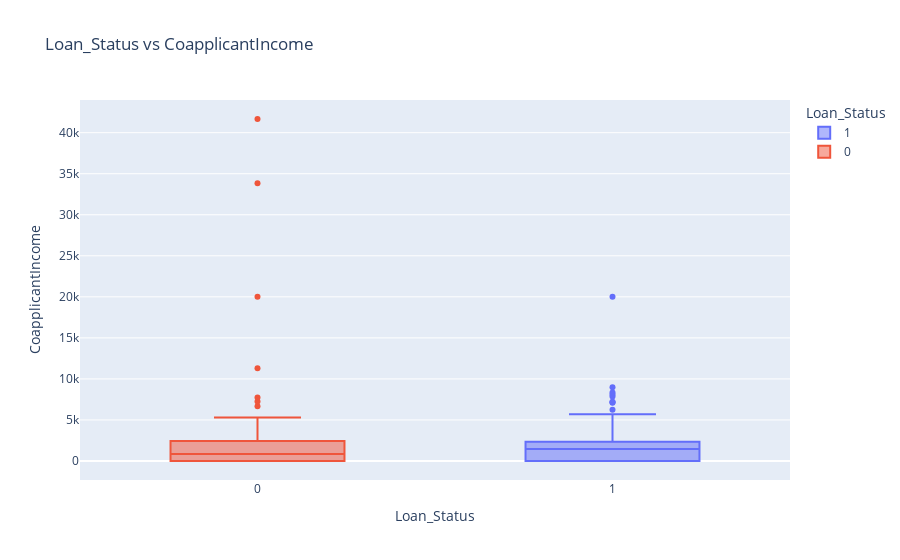

Here is the notebook cell this chart was saved with:
### Code cell
fig_coapplicant_income = px.box(data,
                                x='Loan_Status',
                                y='CoapplicantIncome',
                                color="Loan_Status",
                                title='Loan_Status vs CoapplicantIncome')
fig_coapplicant_income.show()

### Figure 1 — Plotly figure (JSON) as saved in the notebook; plotly's stock layout.template omitted (floating-point values rounded to 4 significant figures; data arrays with more than 128 entries replaced by an {"elided": "..."} marker saying what was removed)
{"data": [{"alignmentgroup": "True", "hovertemplate": "Loan_Status=%{x}<br>CoapplicantIncome=%{y}<extra></extra>", "legendgroup": "1", "marker": {"color": "#636efa"}, "name": "1", "notched": false, "offsetgroup": "1", "orientation": "v", "showlegend": true, "type": "box", "x": {"elided": "380 int values"}, "x0": " ", "xaxis": "x", "y": {"elided": "380 float values"}, "y0": " ", "yaxis": "y"}, {"alignmentgroup": "True", "hovertemplate": "Loan_Status=%{x}<br>CoapplicantIncome=%{y}<extra></extra>", "legendgroup": "0", "marker": {"color": "#EF553B"}, "name": "0", "notched": false, "offsetgroup": "0", "orientation": "v", "showlegend": true, "type": "box", "x": {"elided": "170 int values"}, "x0": " ", "xaxis": "x", "y": {"elided": "170 int values"}, "y0": " ", "yaxis": "y"}], "layout": {"boxmode": "overlay", "legend": {"title": {"text": "Loan_Status"}, "tracegroupgap": 0}, "title": {"text": "Loan_Status vs CoapplicantIncome"}, "xaxis": {"anchor": "y", "categoryarray": [1, 0], "categoryorder": "array", "domain": [0, 1], "title": {"text": "Loan_Status"}}, "yaxis": {"anchor": "x", "domain": [0, 1], "title": {"text": "CoapplicantIncome"}}}}
